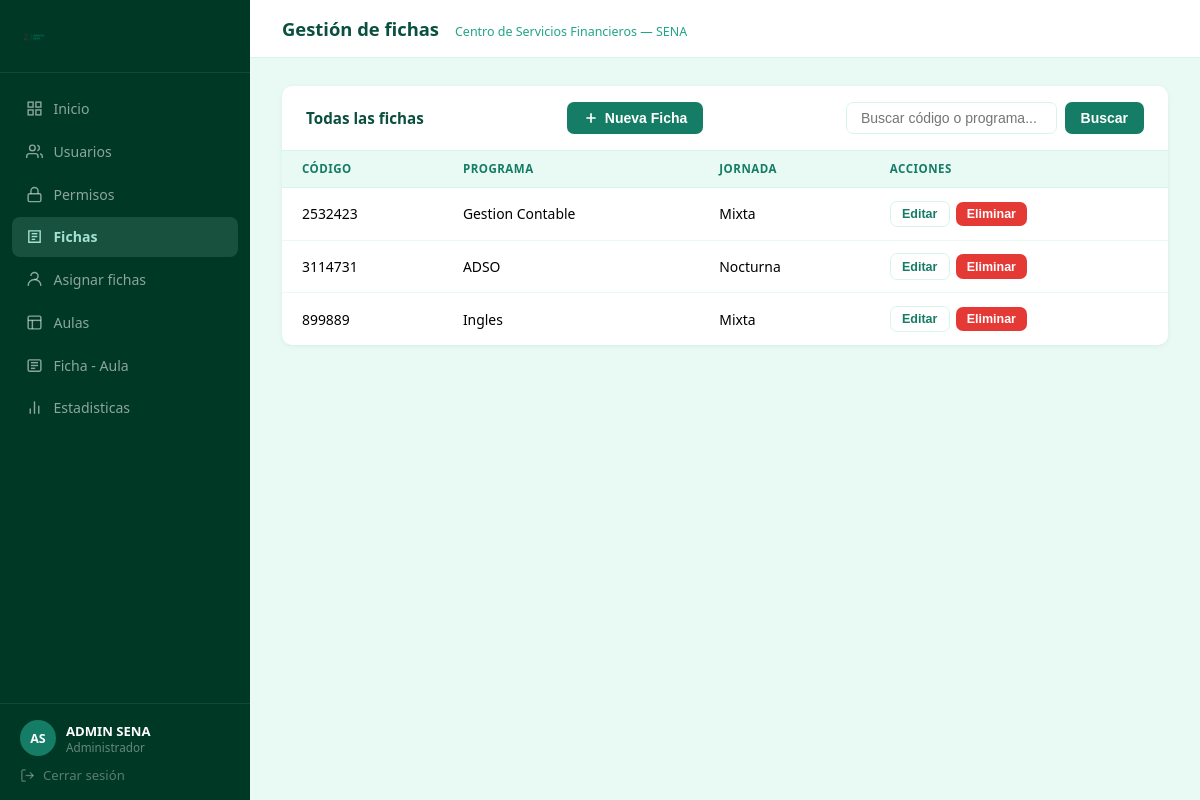
The page /usuarios/dashboard/fichas/ (signed in) on the database its author committed.
### usuarios/models.py (models this page shows, shortened)
class Usuario(AbstractUser):
    ROL_CHOICES = [
        ('admin',     'Administrador'),
        ('vigilante', 'Vigilante'),
        ('aprendiz', 'Aprendiz'),
        ('instructor','Instructor'),
    ]
    email           = models.EmailField(unique=True)
    tipoDocumento   = models.CharField(max_length=2)
    numeroDocumento = models.CharField(max_length=20, unique=True)
    nombre          = models.CharField(max_length=50)
    apellido        = models.CharField(max_length=50)
    edad            = models.PositiveIntegerField(blank=True, null=True)
    telefono        = models.CharField(max_length=15, blank=True, null=True)
    rol = models.CharField(
        max_length=20,
        choices=ROL_CHOICES,
        default='aprendiz',
    )
    USERNAME_FIELD  = 'email'
    REQUIRED_FIELDS = ['username', 'nombre', 'apellido']

class Ficha(models.Model):
    codigo = models.CharField(
        max_length=20,
        unique=True
    )
    programa = models.CharField(
        max_length=200
    )
    jornada = models.CharField(
        max_length=50
    )
    aprendices = models.ManyToManyField(
        Usuario,
        limit_choices_to={'rol': 'aprendiz'},
        related_name="fichas"
    )

### usuarios/views.py (the view)
@login_required
@user_passes_test(es_admin, login_url='login')
def dashboard_fichas(request):
    query = request.GET.get(
        'q',
        ''
    )
    fichas = Ficha.objects.all().order_by(
        'codigo'
    )
    if query:
        fichas = fichas.filter(
            codigo__icontains=query
        ) | fichas.filter(
            programa__icontains=query
        )
    return render(
        request,
        'usuarios/dashboard_fichas.html',
        {
            'fichas': fichas,
            'query': query
        }
    )

### usuarios/views.py (called while the page is built)
def es_admin(user):
    return user.is_authenticated and (
        user.is_staff or user.rol == 'admin'
    )

### usuarios/templates/usuarios/dashboard_fichas.html (shortened to what this page needs)
{% load static %}
<!DOCTYPE html>
<html lang="es">
<head>
    <link rel="stylesheet" href="{% static 'css/mainConfig.css' %}">
    <link rel="stylesheet" href="{% static 'css/dashboard.css' %}">
</head>
<body>
    <div class="dash-layout">
        <aside class="dash-sidebar">
            <div class="dash-brand">
                <img src="{% static 'img/identic_sena 2-largo.png' %}" alt="Identic SENA" class="dash-logo">
            </div>
            <nav class="dash-nav">
                <a href="{% url 'dashboard' %}" class="dash-nav-item">
                    <svg viewBox="0 0 24 24" fill="none" stroke="currentColor" stroke-width="2">
                        <rect x="3" y="3" width="7" height="7" />
                        <rect x="14" y="3" width="7" height="7" />
                        <rect x="3" y="14" width="7" height="7" />
                        <rect x="14" y="14" width="7" height="7" />
                    </svg>
                    Inicio
                </a>
               <a href="{% url 'dashboard_usuarios' %}" class="dash-nav-item">
                    <svg viewBox="0 0 24 24" fill="none" stroke="currentColor" stroke-width="2">
                        <path d="M17 21v-2a4 4 0 0 0-4-4H5a4 4 0 0 0-4 4v2" />
                        <circle cx="9" cy="7" r="4" />
                        <path d="M23 21v-2a4 4 0 0 0-3-3.87" />
                        <path d="M16 3.13a4 4 0 0 1 0 7.75" />
                    </svg>
                    Usuarios
                </a>
                <a href="{% url 'dashboard_permisos' %}" class="dash-nav-item">
                    <svg viewBox="0 0 24 24" fill="none" stroke="currentColor" stroke-width="2">
                        <rect x="3" y="11" width="18" height="11" rx="2" />
                        <path d="M7 11V7a5 5 0 0 1 10 0v4" />
                    </svg>
                    Permisos
                </a>
                <a href="{% url 'dashboard_fichas' %}" class="dash-nav-item dash-nav-item--activo">
                    <svg viewBox="0 0 24 24" fill="none" stroke="currentColor" stroke-width="2">
                        <path d="M4 4h16v16H4z" />
                        <path d="M8 8h8" />
                        <path d="M8 12h8" />
                        <path d="M8 16h5" />
                    </svg>
                    Fichas
                </a>
                <a href="{% url 'dashboard_asignar_fichas' %}" class="dash-nav-item dash-nav-item">
                    <svg viewBox="0 0 24 24" fill="none" stroke="currentColor" stroke-width="2">
                        <path d="M12 12a5 5 0 1 0-5-5" />
                        <path d="M3 21a9 9 0 0 1 18 0" />
                    </svg>
                    Asignar fichas
                </a>
                <a href="{% url 'dashboard_aulas_admin' %}" class="dash-nav-item">
                    <svg viewBox="0 0 24 24" fill="none" stroke="currentColor" stroke-width="2">
                        <rect x="3" y="3" width="18" height="18" rx="2" ry="2" />
                        <path d="M3 9h18" />
                        <path d="M9 21V9" />
                    </svg>
                    Aulas
                </a>
                <a href="{% url 'dashboard_ficha_aula_admin' %}" class="dash-nav-item">
                    <svg viewBox="0 0 24 24" fill="none" stroke="currentColor" stroke-width="2">
                        <rect x="3" y="4" width="18" height="16" rx="2" />
                        <path d="M7 8h10" />
                        <path d="M7 12h10" />
                        <path d="M7 16h6" />
                    </svg>
                    Ficha - Aula
                </a>
                <a href="{% url 'estadisticas' %}" class="dash-nav-item">
                    <svg viewBox="0 0 24 24" fill="none" stroke="currentColor" stroke-width="2" stroke-linecap="round"
                        stroke-linejoin="round">
                        <path d="M18 20V10" />
                        <path d="M12 20V4" />
                        <path d="M6 20V14" />
                    </svg>
                    Estadisticas
                </a>
            </nav>
            <div class="dash-sidebar-footer">
                <div class="dash-user-info">
                    <div class="dash-avatar">
                        {{ request.user.nombre|first|upper }}{{ request.user.apellido|first|upper }}
                    </div>
                    <div>
                        <div class="dash-user-nombre">
                            {{ request.user.nombre }} {{ request.user.apellido }}
                        </div>
                        <div class="dash-user-rol">
                            {{ request.user.get_rol_display }}
                        </div>
                    </div>
                </div>
                <a href="{% url 'logout' %}" class="dash-logout">
                    <svg viewBox="0 0 24 24" fill="none" stroke="currentColor" stroke-width="2">
                        <path d="M9 21H5a2 2 0 0 1-2-2V5a2 2 0 0 1 2-2h4" />
                        <polyline points="16 17 21 12 16 7" />
                        <line x1="21" y1="12" x2="9" y2="12" />
                    </svg>
                    Cerrar sesión
                </a>
            </div>
        </aside>
        <div class="dash-main">
            <header class="dash-topbar">
                <h1 class="dash-topbar-titulo">
                    Gestión de fichas
                </h1>
                <span class="dash-topbar-sub">
                    Centro de Servicios Financieros — SENA
                </span>
            </header>
            <main class="dash-contenido">
                <div class="dash-card">
                    <div class="dash-card-header flex-header">
                        <h2 class="dash-card-titulo">
                            Todas las fichas
                        </h2>
                        <button type="button" class="dash-btn dash-btn--verde btn-nuevo-ficha"
                            onclick="abrirModalCrear(event)">
                            <svg viewBox="0 0 24 24" fill="none" stroke="currentColor" stroke-width="2.5" width="16"
                                height="16">
                                <line x1="12" y1="5" x2="12" y2="19"></line>
                                <line x1="5" y1="12" x2="19" y2="12"></line>
                            </svg>
                            Nueva Ficha
                        </button>
                        <form method="GET" class="dash-buscador">
                            <input type="text" name="q" value="{{ query }}" placeholder="Buscar código o programa..."
                                class="dash-input">
                            <button type="submit" class="dash-btn dash-btn--verde">
                                Buscar
                            </button>
                        </form>
                    </div>
                    <table class="dash-tabla">
                        <thead>
                            <tr>
                                <th>Código</th>
                                <th>Programa</th>
                                <th>Jornada</th>
                                <th>Acciones</th>
                            </tr>
                        </thead>
                        <tbody>
                            {% for ficha in fichas %}
                            <tr id="ficha-row-{{ ficha.id }}" data-codigo="{{ ficha.codigo }}"
                                data-programa="{{ ficha.programa }}" data-jornada="{{ ficha.jornada }}">
                                <td>
                                    {{ ficha.codigo }}
                                </td>
                                <td>
                                    {{ ficha.programa }}
                                </td>
                                <td>
                                    {{ ficha.jornada }}
                                </td>
                                <td>
                                    <div class="dash-acciones">
                                        <button type="button" class="dash-btn dash-btn--sm dash-btn--outline"
                                            onclick="abrirModalEditar(event,'{{ ficha.id }}')">
                                            Editar
                                        </button>
                                        <form method="POST" action="{% url 'eliminar_ficha' ficha.id %}">
                                            <button type="submit" class="dash-btn dash-btn--sm dash-btn--peligro">
                                                Eliminar
                                            </button>
                                        </form>
                                    </div>
                                </td>
                            </tr>
                            {% empty %}
                            <tr>
                                <td colspan="4" class="dash-tabla-vacio">
                                    No hay fichas registradas.
                                </td>
                            </tr>
                            {% endfor %}
                        </tbody>
                    </table>
                </div>
            </main>
        </div>
    </div>
</body>
</html>

### static/css/mainConfig.css (style rules this page uses)
:root { --colorBlanco: #ffffff; --colorTurquesa: #a4e1d1; --colorVerdeClaro: #8dd9c6; --colorVerde: #20a585; --colorVerdePrincipal: #157c65; --colorVerdeMuyOscuro: #0b4f3e; --colorSuperOscuro: #003826; --verdeHover: #1a8f72; --verdeSuave: #e9faf5; --verdeSuave2: #d6f5ec; }
* { margin: 0; padding: 0; }

### rows shown on the page
Usuario: user.nombre|first "A", user.apellido|first "S", user.nombre "ADMIN", user.apellido "SENA", user.rol "Administrador"
Ficha: codigo "2532423", programa "Gestion Contable", jornada "Mixta"
Ficha: codigo "3114731", programa "ADSO", jornada "Nocturna"
Ficha: codigo "899889", programa "Ingles", jornada "Mixta"
